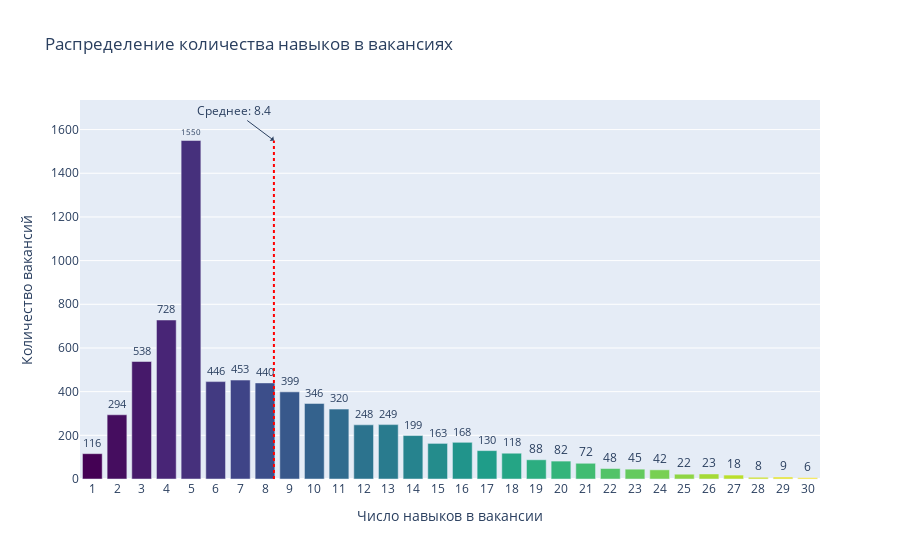

The notebook cell saved with this chart:
### Code cell
df['skills_count'] = df['skills_processed'].apply(lambda x: len(x) if isinstance(x, list) else 0)

# Считаем распределение
skills_dist = df['skills_count'].value_counts().sort_index().reset_index()
skills_dist.columns = ['Количество навыков', 'Число вакансий']

# Строим интерактивный график
fig = px.bar(
    skills_dist,
    x='Количество навыков',
    y='Число вакансий',
    title='Распределение количества навыков в вакансиях',
    labels={'Количество навыков': 'Число навыков в вакансии', 'Число вакансий': 'Количество вакансий'},
    text='Число вакансий',
    color='Количество навыков',
    color_continuous_scale='Viridis'
)

# Добавляем среднюю линию
mean_val = df['skills_count'].mean()
fig.add_shape(
    type="line",
    x0=mean_val, y0=0,
    x1=mean_val, y1=skills_dist['Число вакансий'].max(),
    line=dict(color="red", width=2, dash="dot")
)

fig.add_annotation(
    x=mean_val,
    y=skills_dist['Число вакансий'].max(),
    text=f"Среднее: {mean_val:.1f}",
    showarrow=True,
    arrowhead=1,
    ax=-40
)

# Настройки отображения
fig.update_traces(texttemplate='%{text}', textposition='outside')
fig.update_layout(
    hovermode="x",
    xaxis=dict(tickmode='linear'),
    coloraxis_showscale=False
)

fig.show()

### Figure 1 — Plotly figure (JSON) as saved in the notebook; plotly's stock layout.template omitted (floating-point values rounded to 4 significant figures)
{"data": [{"alignmentgroup": "True", "hovertemplate": "Число навыков в вакансии=%{marker.color}<br>Количество вакансий=%{text}<extra></extra>", "legendgroup": "", "marker": {"color": [1, 2, 3, 4, 5, 6, 7, 8, 9, 10, 11, 12, 13, 14, 15, 16, 17, 18, 19, 20, 21, 22, 23, 24, 25, 26, 27, 28, 29, 30], "coloraxis": "coloraxis", "pattern": {"shape": ""}}, "name": "", "offsetgroup": "", "orientation": "v", "showlegend": false, "text": [116, 294, 538, 728, 1550, 446, 453, 440, 399, 346, 320, 248, 249, 199, 163, 168, 130, 118, 88, 82, 72, 48, 45, 42, 22, 23, 18, 8, 9, 6], "textposition": "outside", "texttemplate": "%{text}", "type": "bar", "x": [1, 2, 3, 4, 5, 6, 7, 8, 9, 10, 11, 12, 13, 14, 15, 16, 17, 18, 19, 20, 21, 22, 23, 24, 25, 26, 27, 28, 29, 30], "xaxis": "x", "y": [116, 294, 538, 728, 1550, 446, 453, 440, 399, 346, 320, 248, 249, 199, 163, 168, 130, 118, 88, 82, 72, 48, 45, 42, 22, 23, 18, 8, 9, 6], "yaxis": "y"}], "layout": {"annotations": [{"arrowhead": 1, "ax": -40, "showarrow": true, "text": "Среднее: 8.4", "x": 8.361, "y": 1550}], "barmode": "relative", "coloraxis": {"colorbar": {"title": {"text": "Число навыков в вакансии"}}, "colorscale": [[0, "#440154"], [0.1111, "#482878"], [0.2222, "#3e4989"], [0.3333, "#31688e"], [0.4444, "#26828e"], [0.5556, "#1f9e89"], [0.6667, "#35b779"], [0.7778, "#6ece58"], [0.8889, "#b5de2b"], [1, "#fde725"]], "showscale": false}, "hovermode": "x", "legend": {"tracegroupgap": 0}, "shapes": [{"line": {"color": "red", "dash": "dot", "width": 2}, "type": "line", "x0": 8.361, "x1": 8.361, "y0": 0, "y1": 1550}], "title": {"text": "Распределение количества навыков в вакансиях"}, "xaxis": {"anchor": "y", "domain": [0, 1], "tickmode": "linear", "title": {"text": "Число навыков в вакансии"}}, "yaxis": {"anchor": "x", "domain": [0, 1], "title": {"text": "Количество вакансий"}}}}
